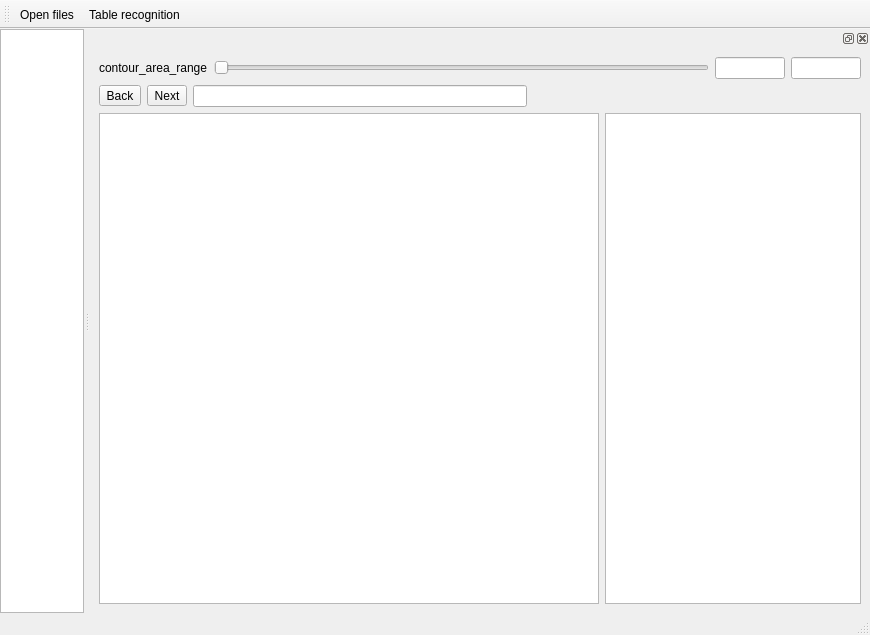
<?xml version="1.0" encoding="UTF-8"?>
<ui version="4.0">
 <class>MainWindow</class>
 <widget class="QMainWindow" name="MainWindow">
  <property name="geometry">
   <rect>
    <x>0</x>
    <y>0</y>
    <width>870</width>
    <height>635</height>
   </rect>
  </property>
  <property name="windowTitle">
   <string>MainWindow</string>
  </property>
  <widget class="QWidget" name="centralwidget">
   <layout class="QVBoxLayout" name="verticalLayout">
    <property name="spacing">
     <number>0</number>
    </property>
    <property name="leftMargin">
     <number>0</number>
    </property>
    <property name="topMargin">
     <number>0</number>
    </property>
    <property name="rightMargin">
     <number>0</number>
    </property>
    <property name="bottomMargin">
     <number>0</number>
    </property>
    <item>
     <widget class="QTableView" name="tableView">
      <attribute name="horizontalHeaderStretchLastSection">
       <bool>true</bool>
      </attribute>
     </widget>
    </item>
   </layout>
  </widget>
  <widget class="QMenuBar" name="menubar">
   <property name="geometry">
    <rect>
     <x>0</x>
     <y>0</y>
     <width>870</width>
     <height>27</height>
    </rect>
   </property>
  </widget>
  <widget class="QStatusBar" name="statusbar"/>
  <widget class="QDockWidget" name="dockWidget">
   <attribute name="dockWidgetArea">
    <number>2</number>
   </attribute>
   <widget class="QWidget" name="dockWidgetContents">
    <layout class="QVBoxLayout" name="verticalLayout_2">
     <item>
      <layout class="QGridLayout" name="gridLayout">
       <item row="0" column="1">
        <widget class="RangeSlider" name="range_slider">
         <property name="maximum">
          <number>10000</number>
         </property>
         <property name="orientation">
          <enum>Qt::Horizontal</enum>
         </property>
        </widget>
       </item>
       <item row="0" column="0">
        <widget class="QLabel" name="label">
         <property name="text">
          <string>contour_area_range</string>
         </property>
        </widget>
       </item>
       <item row="0" column="2">
        <widget class="QLineEdit" name="lineEdit">
         <property name="sizePolicy">
          <sizepolicy hsizetype="Minimum" vsizetype="Fixed">
           <horstretch>0</horstretch>
           <verstretch>0</verstretch>
          </sizepolicy>
         </property>
         <property name="maximumSize">
          <size>
           <width>70</width>
           <height>16777215</height>
          </size>
         </property>
        </widget>
       </item>
       <item row="0" column="3">
        <widget class="QLineEdit" name="lineEdit_2">
         <property name="sizePolicy">
          <sizepolicy hsizetype="Minimum" vsizetype="Fixed">
           <horstretch>0</horstretch>
           <verstretch>0</verstretch>
          </sizepolicy>
         </property>
         <property name="maximumSize">
          <size>
           <width>70</width>
           <height>16777215</height>
          </size>
         </property>
        </widget>
       </item>
      </layout>
     </item>
     <item>
      <layout class="QHBoxLayout" name="horizontalLayout">
       <item>
        <widget class="QToolButton" name="toolButton">
         <property name="text">
          <string>Back</string>
         </property>
        </widget>
       </item>
       <item>
        <widget class="QToolButton" name="toolButton_2">
         <property name="text">
          <string>Next</string>
         </property>
        </widget>
       </item>
       <item>
        <widget class="QLineEdit" name="lineEdit_3"/>
       </item>
       <item>
        <spacer name="horizontalSpacer">
         <property name="orientation">
          <enum>Qt::Horizontal</enum>
         </property>
         <property name="sizeHint" stdset="0">
          <size>
           <width>40</width>
           <height>20</height>
          </size>
         </property>
        </spacer>
       </item>
      </layout>
     </item>
     <item>
      <layout class="QHBoxLayout" name="horizontalLayout_2">
       <item>
        <widget class="GraphicsView" name="graphicsView">
         <property name="minimumSize">
          <size>
           <width>500</width>
           <height>0</height>
          </size>
         </property>
        </widget>
       </item>
       <item>
        <widget class="QListView" name="listView"/>
       </item>
      </layout>
     </item>
    </layout>
   </widget>
  </widget>
  <widget class="QToolBar" name="toolBar">
   <property name="windowTitle">
    <string>toolBar</string>
   </property>
   <attribute name="toolBarArea">
    <enum>TopToolBarArea</enum>
   </attribute>
   <attribute name="toolBarBreak">
    <bool>false</bool>
   </attribute>
   <addaction name="action_open_files"/>
   <addaction name="action_table_recognition"/>
  </widget>
  <action name="action_table_recognition">
   <property name="text">
    <string>Table recognition</string>
   </property>
  </action>
  <action name="action_open_files">
   <property name="text">
    <string>Open files</string>
   </property>
  </action>
 </widget>
 <customwidgets>
  <customwidget>
   <class>GraphicsView</class>
   <extends>QGraphicsView</extends>
   <header>graphics_view.h</header>
  </customwidget>
  <customwidget>
   <class>RangeSlider</class>
   <extends>QSlider</extends>
   <header>range_slider.h</header>
  </customwidget>
 </customwidgets>
 <resources/>
 <connections>
  <connection>
   <sender>action_table_recognition</sender>
   <signal>triggered()</signal>
   <receiver>MainWindow</receiver>
   <slot>recognition_files()</slot>
   <hints>
    <hint type="sourcelabel">
     <x>-1</x>
     <y>-1</y>
    </hint>
    <hint type="destinationlabel">
     <x>414</x>
     <y>324</y>
    </hint>
   </hints>
  </connection>
  <connection>
   <sender>action_open_files</sender>
   <signal>triggered()</signal>
   <receiver>MainWindow</receiver>
   <slot>open_files()</slot>
   <hints>
    <hint type="sourcelabel">
     <x>-1</x>
     <y>-1</y>
    </hint>
    <hint type="destinationlabel">
     <x>414</x>
     <y>324</y>
    </hint>
   </hints>
  </connection>
 </connections>
 <slots>
  <slot>recognition_files()</slot>
  <slot>open_files()</slot>
 </slots>
</ui>
